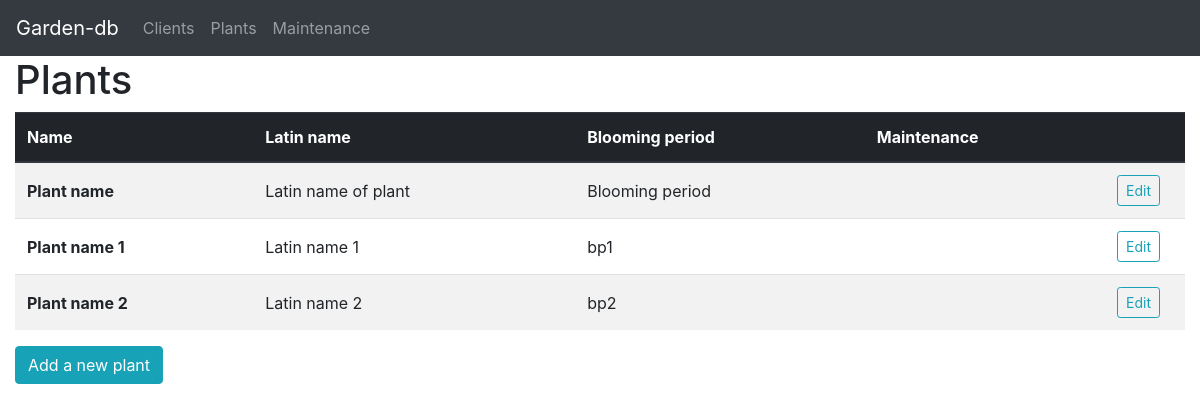
The page /plants on the database as committed earlier.
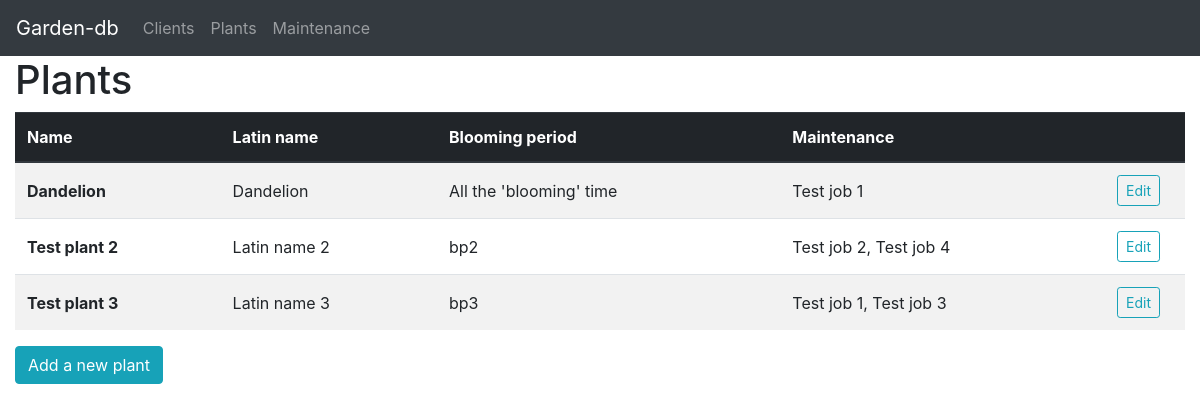
The same page on the database as committed later.
### tables this page shows
CREATE TABLE plants (pid INTEGER PRIMARY KEY, name TEXT, latin_name TEXT UNIQUE, blooming_period TEXT);

### app.py (the view, shortened to what this page needs)
@app.route("/plants", methods=["GET", "POST"])
def plants():
    with dbc.DBConnection() as c:
        return render_template("plants.html", data=c.load_sql_plant_data(),
                               job_list=c.load_sql_job_data())

### dbc/__init__.py (called while the page is built)
    def __exit__(self, exc_type, exc_value, tb):
        if tb is None:
            self.con.commit()
            self.con.close()
            self.con = None
            self.cur = None
            return True
        else:
            self.con.rollback()
            self.con.close()
            self.con = None
            self.cur = None
            return False

    def execute(self, *args):
        self.cur.execute(*args)
        self.con.commit()

    def perform(self, *args):
        self.cur.execute(*args)

    def fetchall(self):
        return self.cur.fetchall()

    def select_plants(self, pid=None):
        if pid is not None:
            self.execute("SELECT * FROM plants WHERE pid=?", (pid,))
        else:
            self.execute("SELECT * FROM plants")
        return self.fetchall()

    def select_jobs(self, mid=None):
        if mid is not None:
            self.execute("SELECT * FROM jobs WHERE mid=?", (mid,))
        else:
            self.execute("SELECT * FROM jobs")
        return self.fetchall()

### sorting/__init__.py (called while the page is built)
def dt_from_month(month):
    try:
        return dt.strptime(month, '%B')
    except ValueError:
        raise BadRequest

### templates/plants.html (shortened to what this page needs)
{% extends "page.html" %}
{% set title = "Plants" %}
{% set pagetype = "plant" %}
{% block thead %}
<th scope="col">Name</th>
<th scope="col">Latin name</th>
<th scope="col">Blooming period</th>
<th scope="col">Maintenance</th>
<th scope="col" style="width: 80px"></th>
{% endblock %}
{% block tbody %}
{% for plant in data %}
<tr>
    <th scope="row">{{ plant.name }}</th>
    <td>{{ plant.latin_name }}</td>
    <td>{{ plant.blooming_period }}</td>
    <td>{{ plant.jobs|map(attribute='name')|join(', ') }}</td>
    <td><button type="button" class="btn btn-outline-info btn-sm" data-toggle="modal"
                id="edit-plant-{{ plant.id }}" data-target="#popup-div-edit-{{ plant.id }}">Edit</button></td>
</tr>
{% endfor %}
{% endblock %}

Rows that differ between the two databases and show on the page:
changed plants: name "Plant name" → "Dandelion"; latin_name "Latin name of plant" → "Dandelion"; blooming_period "Blooming period" → "All the 'blooming' time"; jobs|map (not shown) → "Test job 1"
changed plants: name "Plant name 1" → "Test plant 2"; latin_name "Latin name 1" → "Latin name 2"; blooming_period "bp1" → "bp2"; jobs|map (not shown) → "Test job 2, Test job 4"
changed plants: name "Plant name 2" → "Test plant 3"; latin_name "Latin name 2" → "Latin name 3"; blooming_period "bp2" → "bp3"; jobs|map (not shown) → "Test job 1, Test job 3"
